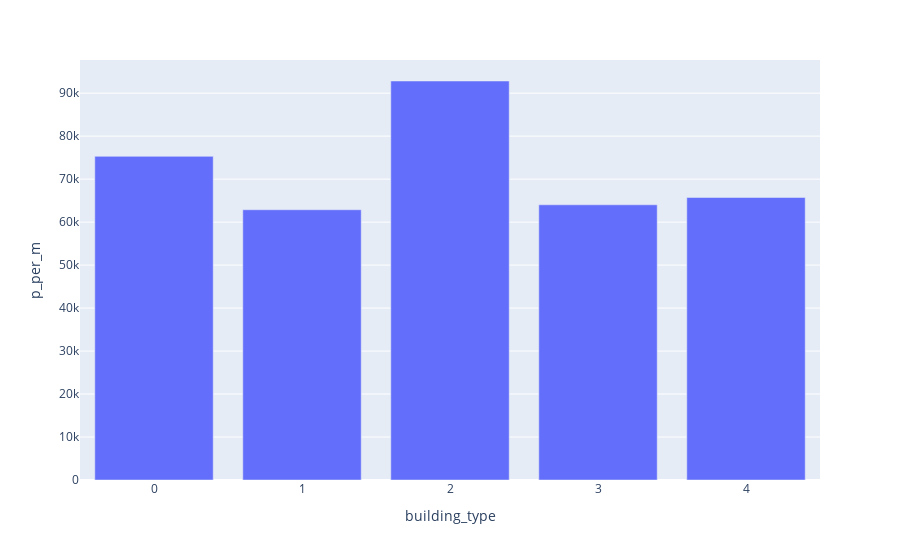

Here is the notebook cell this chart was saved with:
### Markdown cell above
Можно заметить явную тенденцию к росту средней цены за квадратный метр с течением времени. Данный факт может быть обусловлен в большинстве своём инфляцией

### Code cell
task_1_3= df.groupby('building_type')['p_per_m'].mean().sort_values(ascending=False).reset_index().head(5)
px.bar(task_1_3,x='building_type',y='p_per_m')

### Figure 1 — Plotly figure (JSON) as saved in the notebook; plotly's stock layout.template omitted (floating-point values rounded to 4 significant figures)
{"data": [{"alignmentgroup": "True", "hovertemplate": "building_type=%{x}<br>p_per_m=%{y}<extra></extra>", "legendgroup": "", "marker": {"color": "#636efa", "pattern": {"shape": ""}}, "name": "", "offsetgroup": "", "orientation": "v", "showlegend": false, "textposition": "auto", "type": "bar", "x": [2, 0, 4, 3, 1], "xaxis": "x", "y": [92830.0, 75300.0, 65730.0, 64020.0, 62870.0], "yaxis": "y"}], "layout": {"barmode": "relative", "legend": {"tracegroupgap": 0}, "margin": {"t": 60}, "xaxis": {"anchor": "y", "domain": [0, 1], "title": {"text": "building_type"}}, "yaxis": {"anchor": "x", "domain": [0, 1], "title": {"text": "p_per_m"}}}}
